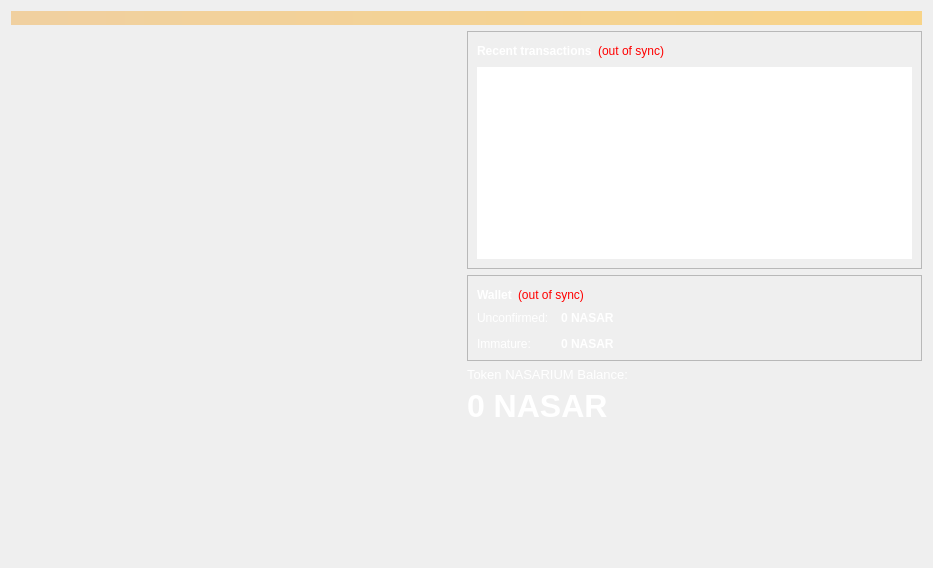
<?xml version="1.0" encoding="UTF-8"?>
<ui version="4.0">
 <class>OverviewPage</class>
 <widget class="QWidget" name="OverviewPage">
  <property name="geometry">
   <rect>
    <x>0</x>
    <y>0</y>
    <width>933</width>
    <height>568</height>
   </rect>
  </property>
  <property name="windowTitle">
   <string>Form</string>
  </property>
  <property name="styleSheet">
   <string notr="true">color: rgb(255, 255, 255);</string>
  </property>
  <layout class="QVBoxLayout" name="topLayout">
   <item>
    <widget class="QLabel" name="labelAlerts">
     <property name="visible">
      <bool>false</bool>
     </property>
     <property name="styleSheet">
      <string notr="true">background-color: qlineargradient(x1: 0, y1: 0, x2: 1, y2: 0, stop:0 #F0D0A0, stop:1 #F8D488); color:#000000;</string>
     </property>
     <property name="wordWrap">
      <bool>true</bool>
     </property>
     <property name="margin">
      <number>3</number>
     </property>
    </widget>
   </item>
   <item>
    <layout class="QHBoxLayout" name="horizontalLayout" stretch="1,1">
     <item>
      <layout class="QVBoxLayout" name="verticalLayout_2">
       <item>
        <spacer name="verticalSpacer">
         <property name="orientation">
          <enum>Qt::Vertical</enum>
         </property>
         <property name="sizeHint" stdset="0">
          <size>
           <width>20</width>
           <height>40</height>
          </size>
         </property>
        </spacer>
       </item>
      </layout>
     </item>
     <item>
      <layout class="QVBoxLayout" name="verticalLayout_3">
       <item>
        <widget class="QFrame" name="frame_2">
         <property name="frameShape">
          <enum>QFrame::StyledPanel</enum>
         </property>
         <property name="frameShadow">
          <enum>QFrame::Raised</enum>
         </property>
         <layout class="QVBoxLayout" name="verticalLayout">
          <item>
           <layout class="QHBoxLayout" name="horizontalLayout_2">
            <item>
             <widget class="QLabel" name="label_4">
              <property name="text">
               <string>&lt;b&gt;Recent transactions&lt;/b&gt;</string>
              </property>
             </widget>
            </item>
            <item>
             <widget class="QLabel" name="labelTransactionsStatus">
              <property name="toolTip">
               <string>The displayed information may be out of date. Your wallet automatically synchronizes with the Nasarium network after a connection is established, but this process has not completed yet.</string>
              </property>
              <property name="styleSheet">
               <string notr="true">QLabel { color: red; }</string>
              </property>
              <property name="text">
               <string notr="true">(out of sync)</string>
              </property>
              <property name="alignment">
               <set>Qt::AlignRight|Qt::AlignTrailing|Qt::AlignVCenter</set>
              </property>
             </widget>
            </item>
            <item>
             <spacer name="horizontalSpacer">
              <property name="orientation">
               <enum>Qt::Horizontal</enum>
              </property>
              <property name="sizeHint" stdset="0">
               <size>
                <width>40</width>
                <height>20</height>
               </size>
              </property>
             </spacer>
            </item>
           </layout>
          </item>
          <item>
           <widget class="QListView" name="listTransactions">
            <property name="font">
             <font>
              <pointsize>9</pointsize>
              <weight>50</weight>
              <bold>false</bold>
             </font>
            </property>
            <property name="styleSheet">
             <string notr="true">QListView { background: transparent; }
color: rgb(255, 255, 255);</string>
            </property>
            <property name="frameShape">
             <enum>QFrame::NoFrame</enum>
            </property>
            <property name="verticalScrollBarPolicy">
             <enum>Qt::ScrollBarAlwaysOff</enum>
            </property>
            <property name="horizontalScrollBarPolicy">
             <enum>Qt::ScrollBarAlwaysOff</enum>
            </property>
            <property name="selectionMode">
             <enum>QAbstractItemView::NoSelection</enum>
            </property>
           </widget>
          </item>
         </layout>
        </widget>
       </item>
       <item>
        <widget class="QFrame" name="frame">
         <property name="frameShape">
          <enum>QFrame::StyledPanel</enum>
         </property>
         <property name="frameShadow">
          <enum>QFrame::Raised</enum>
         </property>
         <layout class="QVBoxLayout" name="verticalLayout_4">
          <item>
           <layout class="QHBoxLayout" name="horizontalLayout_4">
            <item>
             <widget class="QLabel" name="label_5">
              <property name="font">
               <font>
                <weight>75</weight>
                <bold>true</bold>
               </font>
              </property>
              <property name="text">
               <string>Wallet</string>
              </property>
             </widget>
            </item>
            <item>
             <widget class="QLabel" name="labelWalletStatus">
              <property name="toolTip">
               <string>The displayed information may be out of date. Your wallet automatically synchronizes with the Nasarium network after a connection is established, but this process has not completed yet.</string>
              </property>
              <property name="styleSheet">
               <string notr="true">QLabel { color: red; }</string>
              </property>
              <property name="text">
               <string notr="true">(out of sync)</string>
              </property>
              <property name="alignment">
               <set>Qt::AlignLeading|Qt::AlignLeft|Qt::AlignVCenter</set>
              </property>
             </widget>
            </item>
            <item>
             <spacer name="horizontalSpacer_2">
              <property name="orientation">
               <enum>Qt::Horizontal</enum>
              </property>
              <property name="sizeHint" stdset="0">
               <size>
                <width>40</width>
                <height>20</height>
               </size>
              </property>
             </spacer>
            </item>
           </layout>
          </item>
          <item>
           <layout class="QFormLayout" name="formLayout_2">
            <property name="fieldGrowthPolicy">
             <enum>QFormLayout::AllNonFixedFieldsGrow</enum>
            </property>
            <property name="horizontalSpacing">
             <number>12</number>
            </property>
            <property name="verticalSpacing">
             <number>12</number>
            </property>
            <item row="1" column="0">
             <widget class="QLabel" name="label_3">
              <property name="text">
               <string>Unconfirmed:</string>
              </property>
             </widget>
            </item>
            <item row="1" column="1">
             <widget class="QLabel" name="labelUnconfirmed">
              <property name="font">
               <font>
                <weight>75</weight>
                <bold>true</bold>
               </font>
              </property>
              <property name="cursor">
               <cursorShape>IBeamCursor</cursorShape>
              </property>
              <property name="toolTip">
               <string>Total of transactions that have yet to be confirmed, and do not yet count toward the current balance</string>
              </property>
              <property name="text">
               <string notr="true">0 NASAR</string>
              </property>
              <property name="textInteractionFlags">
               <set>Qt::LinksAccessibleByMouse|Qt::TextSelectableByKeyboard|Qt::TextSelectableByMouse</set>
              </property>
             </widget>
            </item>
            <item row="2" column="0">
             <widget class="QLabel" name="labelImmatureText">
              <property name="text">
               <string>Immature:</string>
              </property>
             </widget>
            </item>
            <item row="2" column="1">
             <widget class="QLabel" name="labelImmature">
              <property name="font">
               <font>
                <weight>75</weight>
                <bold>true</bold>
               </font>
              </property>
              <property name="toolTip">
               <string>Mined balance that has not yet matured</string>
              </property>
              <property name="text">
               <string notr="true">0 NASAR</string>
              </property>
              <property name="textInteractionFlags">
               <set>Qt::LinksAccessibleByMouse|Qt::TextSelectableByKeyboard|Qt::TextSelectableByMouse</set>
              </property>
             </widget>
            </item>
           </layout>
          </item>
         </layout>
        </widget>
       </item>
       <item>
        <widget class="QLabel" name="label">
         <property name="font">
          <font>
           <pointsize>10</pointsize>
          </font>
         </property>
         <property name="text">
          <string>Token NASARIUM Balance:</string>
         </property>
        </widget>
       </item>
       <item>
        <widget class="QLabel" name="labelBalance">
         <property name="font">
          <font>
           <pointsize>24</pointsize>
           <weight>75</weight>
           <bold>true</bold>
          </font>
         </property>
         <property name="cursor">
          <cursorShape>IBeamCursor</cursorShape>
         </property>
         <property name="toolTip">
          <string>Your current balance</string>
         </property>
         <property name="text">
          <string notr="true">0 NASAR</string>
         </property>
         <property name="textInteractionFlags">
          <set>Qt::LinksAccessibleByMouse|Qt::TextSelectableByKeyboard|Qt::TextSelectableByMouse</set>
         </property>
        </widget>
       </item>
       <item>
        <spacer name="verticalSpacer_2">
         <property name="orientation">
          <enum>Qt::Vertical</enum>
         </property>
         <property name="sizeHint" stdset="0">
          <size>
           <width>20</width>
           <height>40</height>
          </size>
         </property>
        </spacer>
       </item>
      </layout>
     </item>
    </layout>
   </item>
  </layout>
 </widget>
 <resources/>
 <connections/>
</ui>
